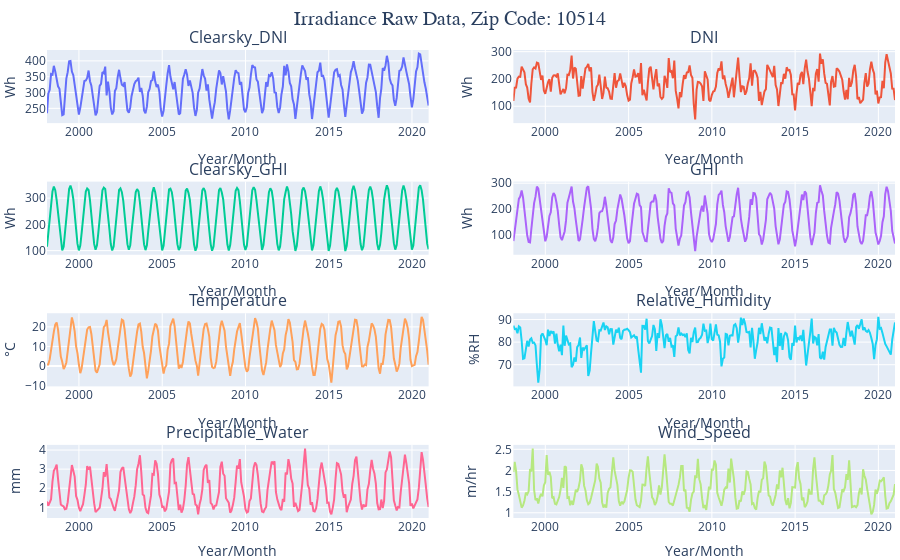

Source (notebook cell):
### Code cell
title = "Irradiance Raw Data"
plot_tools.plot_data(
    df_rsm,
    title=title,
    zipcode=distinct_zipcodes[zipcode_index],
    columns=columns,
    feature_units=feature_units,
)

### Figure 1 — Plotly figure (JSON) as saved in the notebook; plotly's stock layout.template omitted (floating-point values rounded to 4 significant figures; data arrays with more than 128 entries replaced by an {"elided": "..."} marker saying what was removed)
{"data": [{"name": "Clearsky_DNI", "showlegend": false, "type": "scatter", "x": {"elided": "276 str values"}, "xaxis": "x", "y": {"elided": "276 float values"}, "yaxis": "y"}, {"name": "DNI", "showlegend": false, "type": "scatter", "x": {"elided": "276 str values"}, "xaxis": "x2", "y": {"elided": "276 float values"}, "yaxis": "y2"}, {"name": "Clearsky_GHI", "showlegend": false, "type": "scatter", "x": {"elided": "276 str values"}, "xaxis": "x3", "y": {"elided": "276 float values"}, "yaxis": "y3"}, {"name": "GHI", "showlegend": false, "type": "scatter", "x": {"elided": "276 str values"}, "xaxis": "x4", "y": {"elided": "276 float values"}, "yaxis": "y4"}, {"name": "Temperature", "showlegend": false, "type": "scatter", "x": {"elided": "276 str values"}, "xaxis": "x5", "y": {"elided": "276 float values"}, "yaxis": "y5"}, {"name": "Relative_Humidity", "showlegend": false, "type": "scatter", "x": {"elided": "276 str values"}, "xaxis": "x6", "y": {"elided": "276 float values"}, "yaxis": "y6"}, {"name": "Precipitable_Water", "showlegend": false, "type": "scatter", "x": {"elided": "276 str values"}, "xaxis": "x7", "y": {"elided": "276 float values"}, "yaxis": "y7"}, {"name": "Wind_Speed", "showlegend": false, "type": "scatter", "x": {"elided": "276 str values"}, "xaxis": "x8", "y": {"elided": "276 float values"}, "yaxis": "y8"}], "layout": {"annotations": [{"font": {"size": 16}, "showarrow": false, "text": "Clearsky_DNI", "x": 0.225, "xanchor": "center", "xref": "paper", "y": 1, "yanchor": "bottom", "yref": "paper"}, {"font": {"size": 16}, "showarrow": false, "text": "DNI", "x": 0.775, "xanchor": "center", "xref": "paper", "y": 1, "yanchor": "bottom", "yref": "paper"}, {"font": {"size": 16}, "showarrow": false, "text": "Clearsky_GHI", "x": 0.225, "xanchor": "center", "xref": "paper", "y": 0.7188, "yanchor": "bottom", "yref": "paper"}, {"font": {"size": 16}, "showarrow": false, "text": "GHI", "x": 0.775, "xanchor": "center", "xref": "paper", "y": 0.7188, "yanchor": "bottom", "yref": "paper"}, {"font": {"size": 16}, "showarrow": false, "text": "Temperature", "x": 0.225, "xanchor": "center", "xref": "paper", "y": 0.4375, "yanchor": "bottom", "yref": "paper"}, {"font": {"size": 16}, "showarrow": false, "text": "Relative_Humidity", "x": 0.775, "xanchor": "center", "xref": "paper", "y": 0.4375, "yanchor": "bottom", "yref": "paper"}, {"font": {"size": 16}, "showarrow": false, "text": "Precipitable_Water", "x": 0.225, "xanchor": "center", "xref": "paper", "y": 0.1562, "yanchor": "bottom", "yref": "paper"}, {"font": {"size": 16}, "showarrow": false, "text": "Wind_Speed", "x": 0.775, "xanchor": "center", "xref": "paper", "y": 0.1562, "yanchor": "bottom", "yref": "paper"}], "autosize": true, "legend": {"orientation": "h", "y": -0.1, "yanchor": "bottom"}, "margin": {"b": 0, "l": 5, "pad": 0, "r": 5, "t": 50}, "title": {"font": {"family": "Arial", "size": 20}, "text": "Irradiance Raw Data, Zip Code: 10514", "x": 0.5, "xanchor": "center"}, "xaxis": {"anchor": "y", "autorange": true, "domain": [0, 0.45], "range": ["1998-01-31", "2020-12-31"], "title": {"text": "Year/Month"}, "type": "date"}, "xaxis2": {"anchor": "y2", "autorange": true, "domain": [0.55, 1], "range": ["1998-01-31", "2020-12-31"], "title": {"text": "Year/Month"}, "type": "date"}, "xaxis3": {"anchor": "y3", "autorange": true, "domain": [0, 0.45], "range": ["1998-01-31", "2020-12-31"], "title": {"text": "Year/Month"}, "type": "date"}, "xaxis4": {"anchor": "y4", "autorange": true, "domain": [0.55, 1], "range": ["1998-01-31", "2020-12-31"], "title": {"text": "Year/Month"}, "type": "date"}, "xaxis5": {"anchor": "y5", "autorange": true, "domain": [0, 0.45], "range": ["1998-01-31", "2020-12-31"], "title": {"text": "Year/Month"}, "type": "date"}, "xaxis6": {"anchor": "y6", "autorange": true, "domain": [0.55, 1], "range": ["1998-01-31", "2020-12-31"], "title": {"text": "Year/Month"}, "type": "date"}, "xaxis7": {"anchor": "y7", "autorange": true, "domain": [0, 0.45], "range": ["1998-01-31", "2020-12-31"], "title": {"text": "Year/Month"}, "type": "date"}, "xaxis8": {"anchor": "y8", "autorange": true, "domain": [0.55, 1], "range": ["1998-01-31", "2020-12-31"], "title": {"text": "Year/Month"}, "type": "date"}, "yaxis": {"anchor": "x", "autorange": true, "domain": [0.8438, 1], "range": [203.3, 434.3], "title": {"text": "Wh"}, "type": "linear"}, "yaxis2": {"anchor": "x2", "autorange": true, "domain": [0.8438, 1], "range": [38.15, 306.1], "title": {"text": "Wh"}, "type": "linear"}, "yaxis3": {"anchor": "x3", "autorange": true, "domain": [0.5625, 0.7188], "range": [84.34, 362.8], "title": {"text": "Wh"}, "type": "linear"}, "yaxis4": {"anchor": "x4", "autorange": true, "domain": [0.5625, 0.7188], "range": [22.53, 306.1], "title": {"text": "Wh"}, "type": "linear"}, "yaxis5": {"anchor": "x5", "autorange": true, "domain": [0.2812, 0.4375], "range": [-10.43, 26.97], "title": {"text": "°C"}, "type": "linear"}, "yaxis6": {"anchor": "x6", "autorange": true, "domain": [0.2812, 0.4375], "range": [60.39, 92.79], "title": {"text": "%RH"}, "type": "linear"}, "yaxis7": {"anchor": "x7", "autorange": true, "domain": [0, 0.1562], "range": [0.441, 4.272], "title": {"text": "mm"}, "type": "linear"}, "yaxis8": {"anchor": "x8", "autorange": true, "domain": [0, 0.1562], "range": [0.8763, 2.605], "title": {"text": "m/hr"}, "type": "linear"}}}
